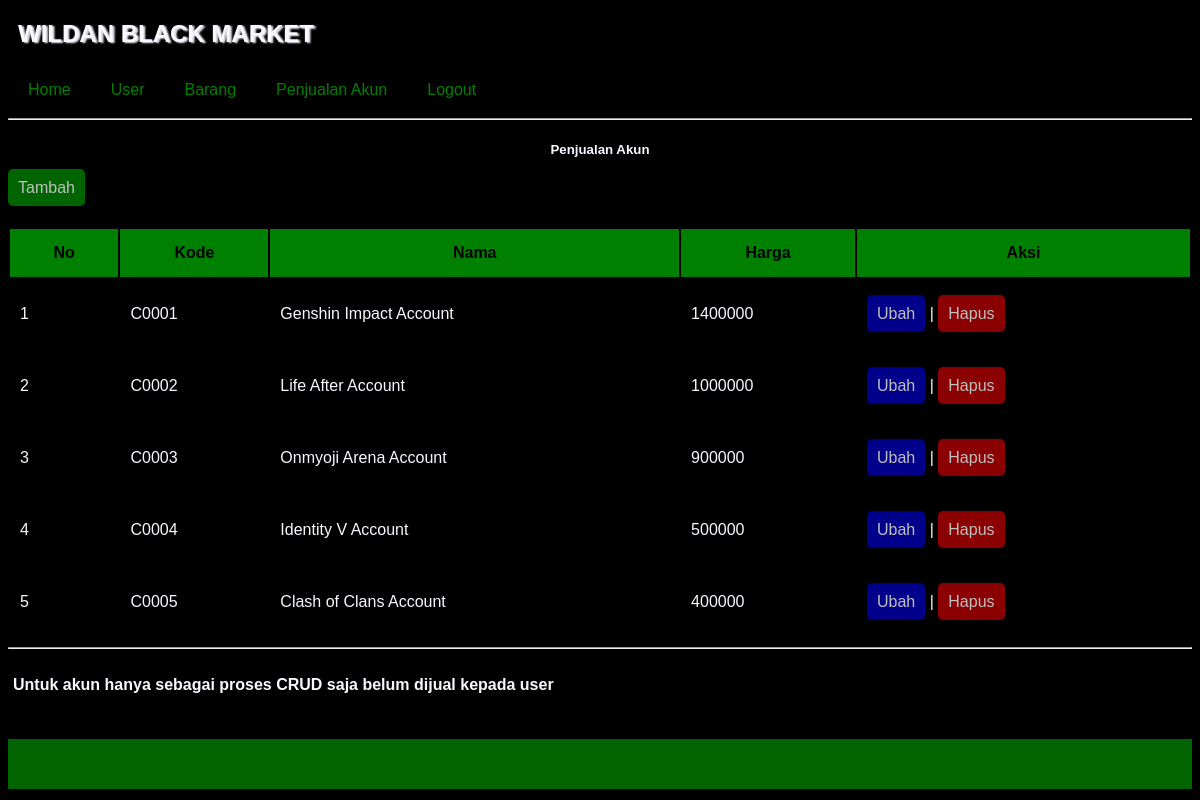
The app's page /penjualan_akun.php (signed in) with its own data.
### tables this page shows
CREATE TABLE `akun` (
  `idAkun` int(10) NOT NULL,
  `kode_akun` varchar(10) NOT NULL,
  `nama_akun` varchar(30) NOT NULL,
  `harga` int(10) NOT NULL
);

### penjualan_akun.php (the view, shortened to what this page needs)
<?php
	include "header.php";
?>
<!DOCTYPE html>
<html>
<head>
	<link rel="stylesheet" type="text/css" href="tampilan.css">
</head>
<body>
	<hr>
	<h5>Penjualan Akun</h5>
	<a href="tambah_akun.php" class="green">Tambah</a>
	<table>
		<thead>
			<tr>
				<th>No</th>
				<th>Kode</th>
				<th>Nama</th>
				<th>Harga</th>
				<th>Aksi</th>
			</tr>
		</thead>
		<tbody>
			<?php
			include "koneksi.php";
			$akun=mysqli_query($conn,"select * from akun");
			$no=0;
			while ($data=mysqli_fetch_array($akun)) {
				$no++;?>
				<tr>
					<td><?=$no?></td>
					<td><?=$data['kode_akun']?></td>
					<td><?=$data['nama_akun']?></td>
					<td><?=$data['harga']?></td>
					<td><a href="ubah_akun.php?idAkun=<?=$data['idAkun']?>" class="blue">Ubah</a> | <a href="hapus_akun.php?idAkun=<?=$data['idAkun']?>" class="red" onclick="return confirm('Apakah anda yakin menghapus ini')">Hapus</a> </td>
				</tr>
				<?php
				}
				?>
		</tbody>
	</table>
	<hr>
	<h4>Untuk akun hanya sebagai proses CRUD saja belum dijual kepada user</h4>
</body>
</html>
<?php
	include "footer.php";
?>

### tampilan.css (style rules this page uses)
body { background-color: black; color: green; font-family: sans-serif; }
.green { background-color: darkgreen; float: center; color: silver; font-family: sans-serif; border-radius: 5px; padding: 10px; width: 100px; text-decoration: none; }
.red { background-color: darkred; color: silver; font-family: sans-serif; border-radius: 5px; text-decoration: none; padding: 10px; }
.blue { background-color: darkblue; color: silver; font-family: sans-serif; border-radius: 5px; text-decoration: none; padding: 10px; }
h4 { text-align: left; font-family: sans-serif; padding: 5px; color: ghostwhite; margin-bottom: 40px; }
table { width: 100%; margin-top: 30px; }
th { background-color: green; color: black; padding: 15px; }
tr { background-color: black; }
tr:nth-child(2n+0) { background-color: black; }
td { height: 50px; padding: 10px; color: ghostwhite; }
h5 { color: ghostwhite; text-align: center; }

### records on screen
akun: kode_akun "C0001", nama_akun "Genshin Impact Account", harga "1400000"
akun: kode_akun "C0002", nama_akun "Life After Account", harga "1000000"
akun: kode_akun "C0003", nama_akun "Onmyoji Arena Account", harga "900000"
akun: kode_akun "C0004", nama_akun "Identity V Account", harga "500000"
akun: kode_akun "C0005", nama_akun "Clash of Clans Account", harga "400000"
